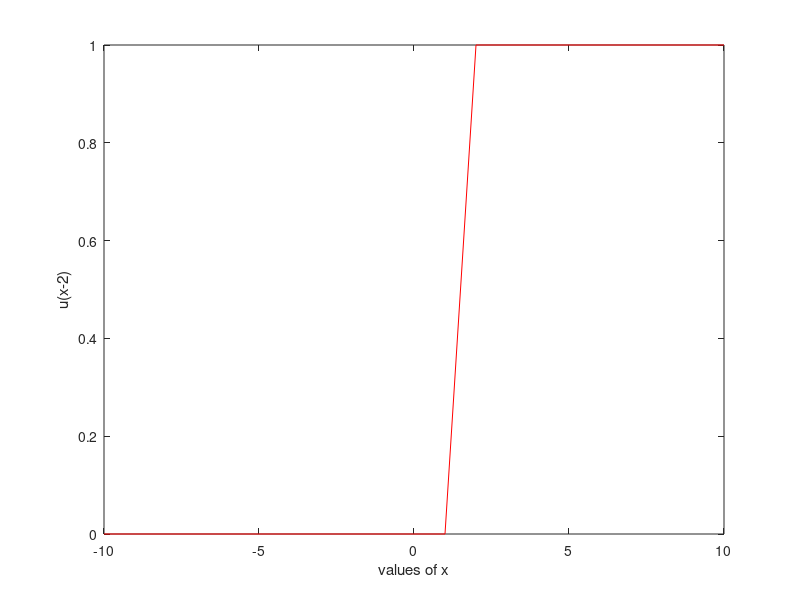

Source code (MATLAB):
a=1;b=2; %a is the increment of the x-values ,b is the Xo value in u(X-Xo)
x=-10:a:10;
y=size(x);
for i=1:1:length(x)
    if x(i)>=b y(i)=1;
    elseif x(i)<b y(i)=0;
    end
end
plot (x,y,'r');
hold on
xlabel("values of x")
ylabel("u(x-2)");
hold off